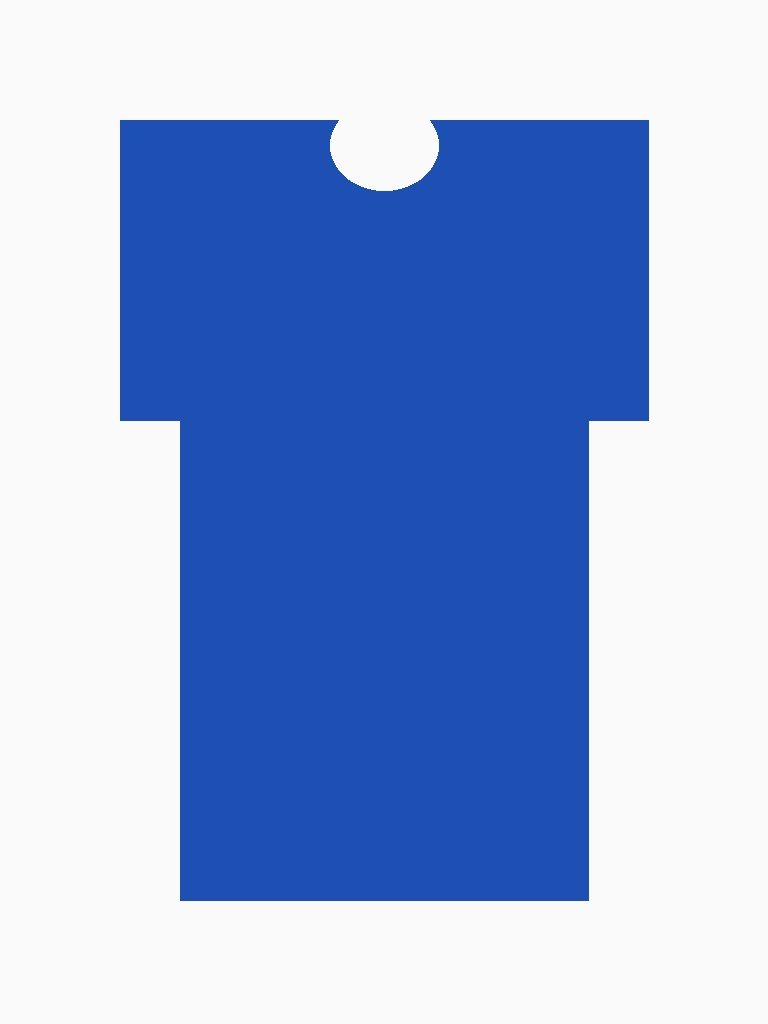
#> input picture data/fixtures/garment.jpg, 768 x 1024 px
$ python -i garment_classifier.py   (imports and definitions only)
#> lines starting #> are read from the running program, lines starting #| are printed output that depends on the picture; after the words box and inside, x2 and y2 are one past the last pixel; in counts of white or black regions, pixels touching at a corner belong together
from __future__ import annotations

from dataclasses import asdict, dataclass

import cv2
import numpy as np
from PIL import Image


@dataclass
class GarmentProfile:
    category: str = "top"  # top | bottom | dress | outerwear
    neckline: str = "crew"  # crew | vneck | scoop | collar | hoodie | off_shoulder | none
    sleeve_length: str = "long"  # sleeveless | short | three_quarter | long
    fit: str = "regular"  # fitted | regular | oversized

    def to_dict(self) -> dict:
        return asdict(self)


def _upper_region(arr: np.ndarray) -> np.ndarray:
    h, w = arr.shape[:2]
    return arr[: int(h * 0.42), :]


# [12 lines left out: function _collar_openness, not called in this run]


def _silhouette_width_ratio(arr: np.ndarray) -> float:
    """Fraction of image width covered by garment at shoulder height (flat-lay)."""
    gray = cv2.cvtColor(arr, cv2.COLOR_RGB2GRAY)
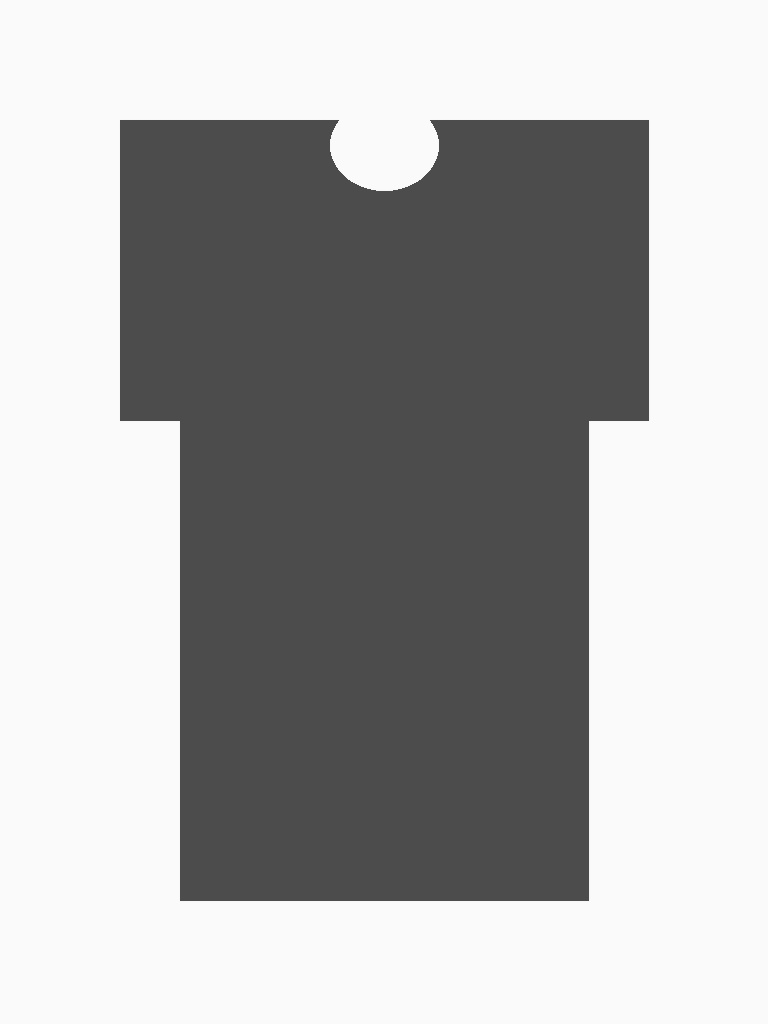
#> gray: shape (1024, 768); min 70, max 255, mean 172.8
    _, fg = cv2.threshold(gray, 0, 255, cv2.THRESH_BINARY_INV + cv2.THRESH_OTSU)
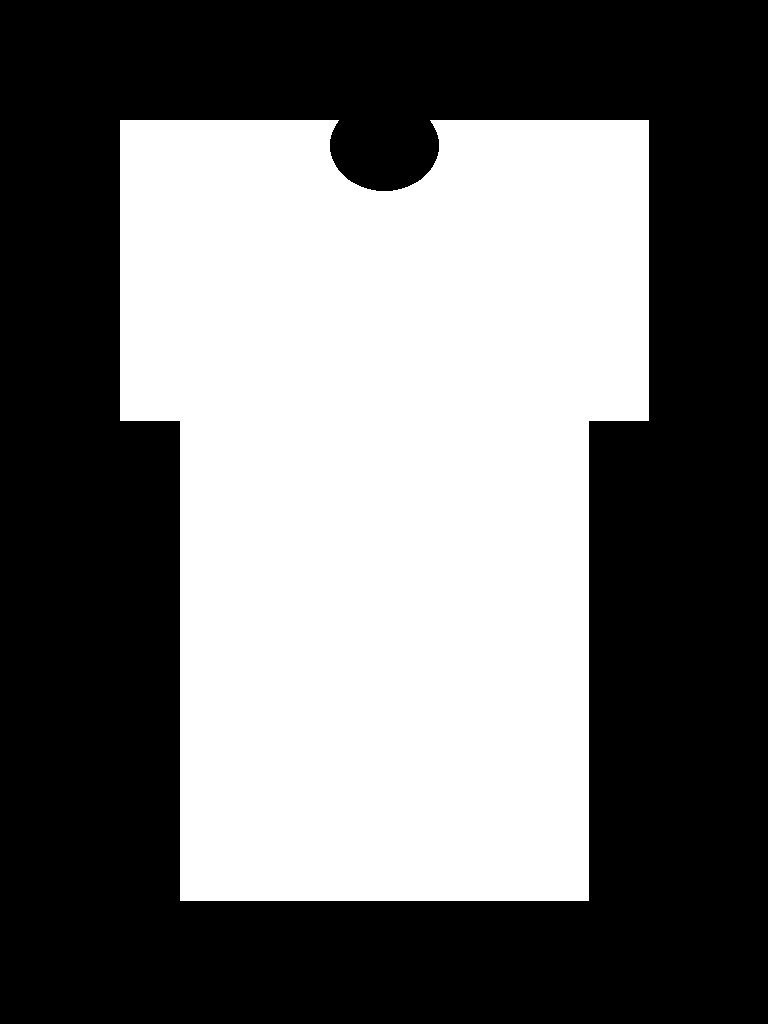
#> fg: shape (1024, 768); 44.4% white; 1 white region, box (x1, y1, x2, y2) and area: (120, 120, 649, 901) 349042
    if float(fg.mean()) > 200:
        fg = cv2.bitwise_not(fg)
    h, w = fg.shape[:2]
#> h = 1024; w = 768
    band = fg[int(h * 0.18) : int(h * 0.42), :]
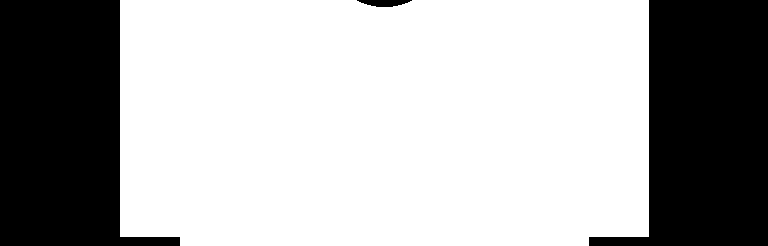
#> band: shape (246, 768); 68.2% white; 3 black regions, box (x1, y1, x2, y2) and area: (0, 0, 180, 246) 30060, (589, 0, 768, 246) 29814, (357, 0, 412, 7) 273
    if band.size == 0:
        return 0.5
    return float((band.mean(axis=0) > 127).sum()) / max(w, 1)


# [89 lines left out: functions _sleeve_extent, classify_garment, not called in this run]

>>> import cv2
>>> picture = cv2.cvtColor(cv2.imread('../data/fixtures/garment.jpg'), cv2.COLOR_BGR2RGB)
>>> result = _silhouette_width_ratio(picture)
#> result = 0.689
